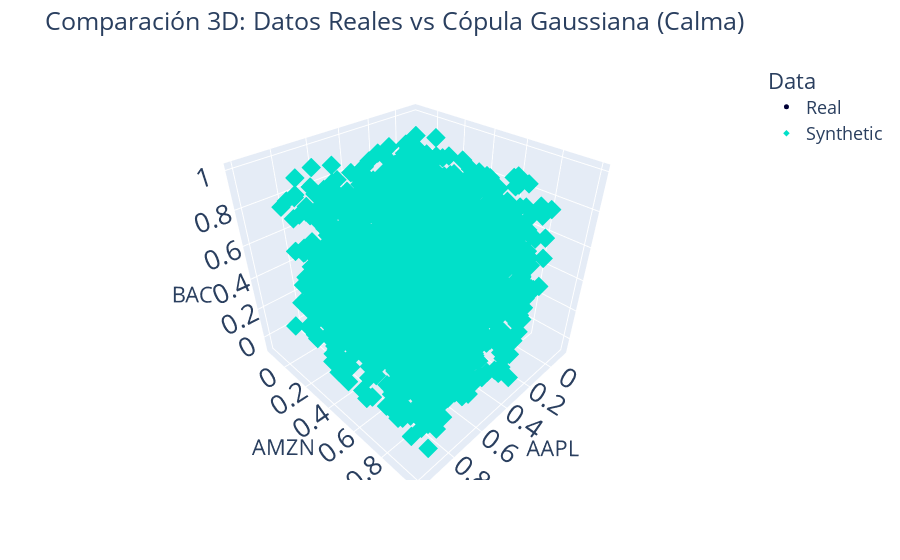

Notebook cell for this chart:
### Code cell
#Datos sintéticos generados por la cópula
synthetic_calm = copula_calm.sample(len(df_calm_numeric))

# 3 columnas
cols = numeric_cols[:3]   # o elige manualmente 3 columnas

# Comparación 3D
compare_3d(df_calm_numeric, synthetic_calm, columns=cols,
           title="Comparación 3D: Datos Reales vs Cópula Gaussiana (Calma)")

### Figure 1 — Plotly figure (JSON) as saved in the notebook; plotly's stock layout.template omitted (floating-point values rounded to 4 significant figures; data arrays with more than 128 entries replaced by an {"elided": "..."} marker saying what was removed)
{"data": [{"hovertemplate": "Data=Real<br>AAPL=%{x}<br>AMZN=%{y}<br>BAC=%{z}<extra></extra>", "legendgroup": "Real", "marker": {"color": "#000036", "size": 5, "symbol": "circle"}, "mode": "markers", "name": "Real", "scene": "scene", "showlegend": true, "type": "scatter3d", "x": {"elided": "2756 float values"}, "y": {"elided": "2756 float values"}, "z": {"elided": "2756 float values"}}, {"hovertemplate": "Data=Synthetic<br>AAPL=%{x}<br>AMZN=%{y}<br>BAC=%{z}<extra></extra>", "legendgroup": "Synthetic", "marker": {"color": "#01E0C9", "size": 5, "symbol": "diamond"}, "mode": "markers", "name": "Synthetic", "scene": "scene", "showlegend": true, "type": "scatter3d", "x": {"elided": "2756 float values"}, "y": {"elided": "2756 float values"}, "z": {"elided": "2756 float values"}}], "layout": {"font": {"size": 18}, "legend": {"title": {"text": "Data"}, "tracegroupgap": 0}, "margin": {"t": 60}, "plot_bgcolor": "#F5F5F8", "scene": {"domain": {"x": [0, 1], "y": [0, 1]}, "xaxis": {"title": {"text": "AAPL"}}, "yaxis": {"title": {"text": "AMZN"}}, "zaxis": {"title": {"text": "BAC"}}}, "showlegend": true, "title": {"text": "Comparación 3D: Datos Reales vs Cópula Gaussiana (Calma)"}}}
